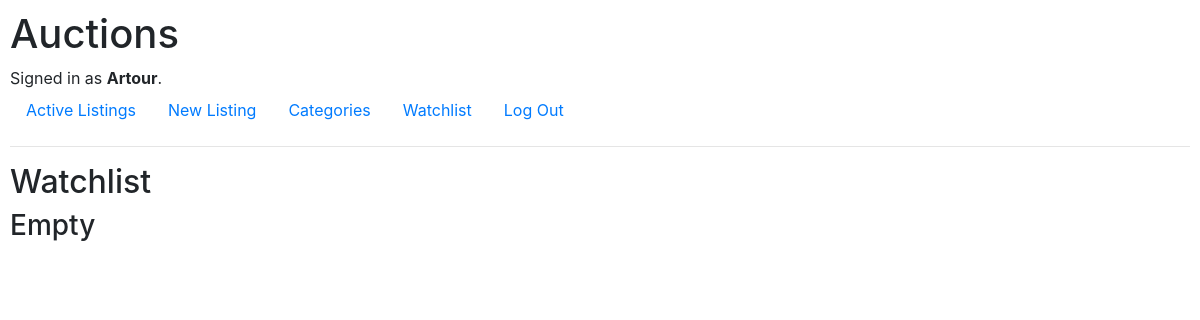
Page /watchlist (signed in) on the earlier database version.
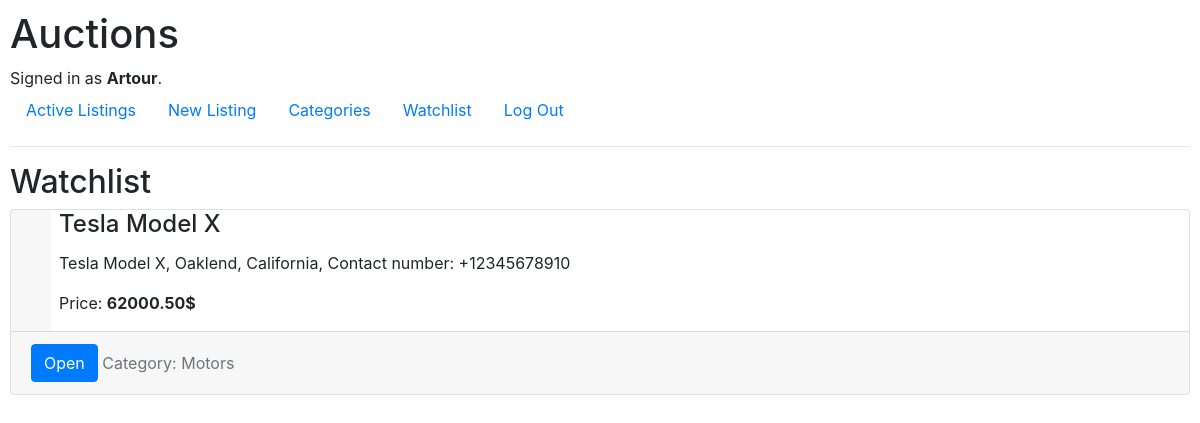
Same page on the later database version.
### auctions/models.py (models this page shows, shortened)
class User(AbstractUser):
    pass

class Listing(models.Model):
    title = models.CharField(max_length=128)
    description = models.TextField(max_length=1000)
    starting_bid = models.DecimalField(max_digits=14, decimal_places=2)
    image_url = models.CharField(max_length=300, blank=True)
    category = models.ForeignKey(ListingCategory, default=39, on_delete=models.SET_DEFAULT, related_name='listings')
    active = models.BooleanField(default=True)
    seller = models.ForeignKey(User, on_delete=models.CASCADE, related_name='listings')
    winner = models.ForeignKey(User, default=None, on_delete=models.SET_DEFAULT, null=True,
                               blank=True, related_name='wins')
    subscribers = models.ManyToManyField(User, related_name='subs', blank=True)
    def started(self):
        if self.bids.all():
            return True
        return False
    def get_highest_bid(self):
        highest_bid = self.bids.order_by('-value').first()
        return highest_bid
    def current_price(self):
        if self.started():
            return self.get_highest_bid().value
        return self.starting_bid

class Bid(models.Model):
    user = models.ForeignKey(User, on_delete=models.CASCADE, related_name='bids')
    listing = models.ForeignKey(Listing, on_delete=models.CASCADE, related_name='bids')
    value = models.DecimalField(max_digits=14, decimal_places=2)

class ListingCategory(models.Model):
    title = models.CharField(max_length=64)
    def __str__(self):
        return f'{self.title}'

### auctions/views.py (the view)
# urls.py: path('watchlist', views.watchlist, name="watchlist"),
@login_required
def watchlist(request):
    user = request.user
    listings = user.subs.all()
    return render(request, 'auctions/watchlist.html', {
        'listings': listings
    })

### auctions/templates/auctions/watchlist.html (shortened to what this page needs)
{% extends "auctions/layout.html" %}
{% block body %}
    <h2>Watchlist</h2>
    {% for listing in listings %}
        <div class="card flex-row flex-wrap">
            <div class="card-header border-0">
            </div>
            <div class="card-block px-2">
                <h4 class="card-title">{{ listing.title}}</h4>
                <p class="card-text">{{ listing.description }}</p>
                <p>Price: <strong>{{ listing.current_price }}$</strong></p>
            </div>
            <div class="card-footer w-100 text-muted">
                <a href="{% url 'listing' listing.id %}" class="btn btn-primary">Open</a>
                <div class="category">Category: {{ listing.category }}</div>
            </div>
        </div>
        <br>
    {% empty %}
        <h3>Empty</h3>
    {% endfor %}
{% endblock %}

### auctions/templates/auctions/layout.html (shortened to what this page needs)
{% load static %}
<!DOCTYPE html>
<html lang="en">
    <head>
        <link rel="stylesheet" href="https://stackpath.bootstrapcdn.com/bootstrap/4.4.1/css/bootstrap.min.css">
        <link href="{% static 'auctions/styles.css' %}" rel="stylesheet">
    </head>
    <body>
        <h1>Auctions</h1>
        <div>
            {% if user.is_authenticated %}
                Signed in as <strong>{{ user.username }}</strong>.
            {% else %}
                Not signed in.
            {% endif %}
        </div>
        <ul class="nav">
            <li class="nav-item">
                <a class="nav-link" href="{% url 'index' %}">Active Listings</a>
            </li>
            {% if user.is_authenticated %}
                <li class="nav-item">
                    <a class='nav-link' href="{% url 'new_listing' %}">New Listing</a>
                </li>
                <li class="nav-item">
                    <a href="{% url 'categories' %}" class="nav-link">Categories</a>
                </li>
                <li class="nav-item">
                    <a href="{% url 'watchlist' %}" class="nav-link">Watchlist</a>
                </li>
                <li class="nav-item">
                    <a class="nav-link" href="{% url 'logout' %}">Log Out</a>
                </li>
            {% endif %}
        </ul>
        <hr>
        {% block body %}
        {% endblock %}
    </body>
</html>

### auctions/static/auctions/styles.css (style rules this page uses)
body { padding: 10px; }
.category { display: inline; vertical-align: middle; }

Differences in the rows shown:
added Listing: title "Tesla Model X", description "Tesla Model X, Oaklend, California, Contact number: +12345678910", current_price "62000.50", category "Motors"
Other differences:
text no longer shown: "Empty"
